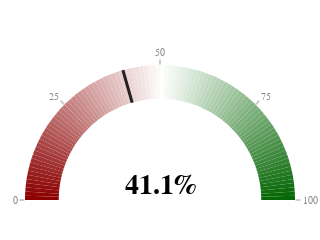

The notebook cell saved with this chart:
### Markdown cell above
### **Option 3: The "Risk Gauge" (The Headline)**
**Best for:** The Top of the Dashboard.
**Why:** Executives want to see the final number first. This shows the probability (0-100%) with color coding.

### Code cell
import plotly.graph_objects as go

def plot_success_gauge_micro_final_v3(trial_index, df_pillars):
    # 1. Get Data
    prob_fail = df_pillars.iloc[trial_index]['Risk Probability']
    prob_success = 1 - prob_fail
    score_val = prob_success * 100

    # --- 2. GENERATE COLOR GRADIENT ---
    steps = []
    c_min = (139, 0, 0)      # Dark Red
    c_mid = (255, 255, 255)  # White
    c_max = (0, 100, 0)      # Dark Green

    for i in range(100):
        if i < 50:
            ratio = i / 50
            r = int(c_min[0] + (c_mid[0] - c_min[0]) * ratio)
            g = int(c_min[1] + (c_mid[1] - c_min[1]) * ratio)
            b = int(c_min[2] + (c_mid[2] - c_min[2]) * ratio)
        else:
            ratio = (i - 50) / 50
            r = int(c_mid[0] + (c_max[0] - c_mid[0]) * ratio)
            g = int(c_mid[1] + (c_max[1] - c_mid[1]) * ratio)
            b = int(c_mid[2] + (c_max[2] - c_mid[2]) * ratio)
        steps.append({'range': [i, i+1], 'color': f"rgb({r},{g},{b})"})

    # --- 3. CREATE GAUGE ---
    fig = go.Figure(go.Indicator(
        mode = "gauge+number",
        value = score_val,

        # BIGGER NUMBER (Size 30)
        number = {
            'suffix': "%",
            'font': {'size': 28, 'color': 'black', 'family': 'Arial', 'weight': 'bold'}
        },

        domain = {'x': [0, 1], 'y': [0, 1]},
        gauge = {
            # REMOVED invalid 'thickness' property

            # Ticks (Light Gray at specific points)
            'axis': {
                'range': [0, 100],
                'tickmode': 'array',
                'tickvals': [0, 25, 50, 75, 100],
                'ticktext': ['0', '25', '50', '75', '100'],
                'tickcolor': "#cccccc", # Light marks
                'tickwidth': 2,
                'tickfont': {'size': 10, 'color': '#888'}
            },

            # Hide Needle (Transparent)
            'bar': {'color': "rgba(0,0,0,0)", 'thickness': 0},

            'bgcolor': "white",
            'borderwidth': 0,
            'steps': steps,

            # Marker Line (The "Cut")
            'threshold': {
                'line': {'color': "#222222", 'width': 3},
                'thickness': 1.0,
                'value': score_val
            }
        }
    ))

    # --- 4. LAYOUT ---
    fig.update_layout(
        width=210,
        height=140,
        # Margins: Top=35 to protect the "50" label
        margin=dict(l=25, r=25, t=35, b=10),
        paper_bgcolor='white',
        font={'family': "Arial"}
    )

    fig.show()

# Test
plot_success_gauge_micro_final_v3(0, df_pillars)

### Figure 1 — Plotly figure (JSON) as saved in the notebook; plotly's stock layout.template omitted (floating-point values rounded to 4 significant figures)
{"data": [{"domain": {"x": [0, 1], "y": [0, 1]}, "gauge": {"axis": {"range": [0, 100], "tickcolor": "#cccccc", "tickfont": {"color": "#888", "size": 10}, "tickmode": "array", "ticktext": ["0", "25", "50", "75", "100"], "tickvals": [0, 25, 50, 75, 100], "tickwidth": 2}, "bar": {"color": "rgba(0,0,0,0)", "thickness": 0}, "bgcolor": "white", "borderwidth": 0, "steps": [{"color": "rgb(139,0,0)", "range": [0, 1]}, {"color": "rgb(141,5,5)", "range": [1, 2]}, {"color": "rgb(143,10,10)", "range": [2, 3]}, {"color": "rgb(145,15,15)", "range": [3, 4]}, {"color": "rgb(148,20,20)", "range": [4, 5]}, {"color": "rgb(150,25,25)", "range": [5, 6]}, {"color": "rgb(152,30,30)", "range": [6, 7]}, {"color": "rgb(155,35,35)", "range": [7, 8]}, {"color": "rgb(157,40,40)", "range": [8, 9]}, {"color": "rgb(159,45,45)", "range": [9, 10]}, {"color": "rgb(162,51,51)", "range": [10, 11]}, {"color": "rgb(164,56,56)", "range": [11, 12]}, {"color": "rgb(166,61,61)", "range": [12, 13]}, {"color": "rgb(169,66,66)", "range": [13, 14]}, {"color": "rgb(171,71,71)", "range": [14, 15]}, {"color": "rgb(173,76,76)", "range": [15, 16]}, {"color": "rgb(176,81,81)", "range": [16, 17]}, {"color": "rgb(178,86,86)", "range": [17, 18]}, {"color": "rgb(180,91,91)", "range": [18, 19]}, {"color": "rgb(183,96,96)", "range": [19, 20]}, {"color": "rgb(185,102,102)", "range": [20, 21]}, {"color": "rgb(187,107,107)", "range": [21, 22]}, {"color": "rgb(190,112,112)", "range": [22, 23]}, {"color": "rgb(192,117,117)", "range": [23, 24]}, {"color": "rgb(194,122,122)", "range": [24, 25]}, {"color": "rgb(197,127,127)", "range": [25, 26]}, {"color": "rgb(199,132,132)", "range": [26, 27]}, {"color": "rgb(201,137,137)", "range": [27, 28]}, {"color": "rgb(203,142,142)", "range": [28, 29]}, {"color": "rgb(206,147,147)", "range": [29, 30]}, {"color": "rgb(208,153,153)", "range": [30, 31]}, {"color": "rgb(210,158,158)", "range": [31, 32]}, {"color": "rgb(213,163,163)", "range": [32, 33]}, {"color": "rgb(215,168,168)", "range": [33, 34]}, {"color": "rgb(217,173,173)", "range": [34, 35]}, {"color": "rgb(220,178,178)", "range": [35, 36]}, {"color": "rgb(222,183,183)", "range": [36, 37]}, {"color": "rgb(224,188,188)", "range": [37, 38]}, {"color": "rgb(227,193,193)", "range": [38, 39]}, {"color": "rgb(229,198,198)", "range": [39, 40]}, {"color": "rgb(231,204,204)", "range": [40, 41]}, {"color": "rgb(234,209,209)", "range": [41, 42]}, {"color": "rgb(236,214,214)", "range": [42, 43]}, {"color": "rgb(238,219,219)", "range": [43, 44]}, {"color": "rgb(241,224,224)", "range": [44, 45]}, {"color": "rgb(243,229,229)", "range": [45, 46]}, {"color": "rgb(245,234,234)", "range": [46, 47]}, {"color": "rgb(248,239,239)", "range": [47, 48]}, {"color": "rgb(250,244,244)", "range": [48, 49]}, {"color": "rgb(252,249,249)", "range": [49, 50]}, {"color": "rgb(255,255,255)", "range": [50, 51]}, {"color": "rgb(249,251,249)", "range": [51, 52]}, {"color": "rgb(244,248,244)", "range": [52, 53]}, {"color": "rgb(239,245,239)", "range": [53, 54]}, {"color": "rgb(234,242,234)", "range": [54, 55]}, {"color": "rgb(229,239,229)", "range": [55, 56]}, {"color": "rgb(224,236,224)", "range": [56, 57]}, {"color": "rgb(219,233,219)", "range": [57, 58]}, {"color": "rgb(214,230,214)", "range": [58, 59]}, {"color": "rgb(209,227,209)", "range": [59, 60]}, {"color": "rgb(204,224,204)", "range": [60, 61]}, {"color": "rgb(198,220,198)", "range": [61, 62]}, {"color": "rgb(193,217,193)", "range": [62, 63]}, {"color": "rgb(188,214,188)", "range": [63, 64]}, {"color": "rgb(183,211,183)", "range": [64, 65]}, {"color": "rgb(178,208,178)", "range": [65, 66]}, {"color": "rgb(173,205,173)", "range": [66, 67]}, {"color": "rgb(168,202,168)", "range": [67, 68]}, {"color": "rgb(163,199,163)", "range": [68, 69]}, {"color": "rgb(158,196,158)", "range": [69, 70]}, {"color": "rgb(153,193,153)", "range": [70, 71]}, {"color": "rgb(147,189,147)", "range": [71, 72]}, {"color": "rgb(142,186,142)", "range": [72, 73]}, {"color": "rgb(137,183,137)", "range": [73, 74]}, {"color": "rgb(132,180,132)", "range": [74, 75]}, {"color": "rgb(127,177,127)", "range": [75, 76]}, {"color": "rgb(122,174,122)", "range": [76, 77]}, {"color": "rgb(117,171,117)", "range": [77, 78]}, {"color": "rgb(112,168,112)", "range": [78, 79]}, {"color": "rgb(107,165,107)", "range": [79, 80]}, {"color": "rgb(102,162,102)", "range": [80, 81]}, {"color": "rgb(96,158,96)", "range": [81, 82]}, {"color": "rgb(91,155,91)", "range": [82, 83]}, {"color": "rgb(86,152,86)", "range": [83, 84]}, {"color": "rgb(81,149,81)", "range": [84, 85]}, {"color": "rgb(76,146,76)", "range": [85, 86]}, {"color": "rgb(71,143,71)", "range": [86, 87]}, {"color": "rgb(66,140,66)", "range": [87, 88]}, {"color": "rgb(61,137,61)", "range": [88, 89]}, {"color": "rgb(56,134,56)", "range": [89, 90]}, {"color": "rgb(51,131,51)", "range": [90, 91]}, {"color": "rgb(45,127,45)", "range": [91, 92]}, {"color": "rgb(40,124,40)", "range": [92, 93]}, {"color": "rgb(35,121,35)", "range": [93, 94]}, {"color": "rgb(30,118,30)", "range": [94, 95]}, {"color": "rgb(25,115,25)", "range": [95, 96]}, {"color": "rgb(20,112,20)", "range": [96, 97]}, {"color": "rgb(15,109,15)", "range": [97, 98]}, {"color": "rgb(10,106,10)", "range": [98, 99]}, {"color": "rgb(5,103,5)", "range": [99, 100]}], "threshold": {"line": {"color": "#222222", "width": 3}, "thickness": 1, "value": 41.14}}, "mode": "gauge+number", "number": {"font": {"color": "black", "family": "Arial", "size": 28, "weight": "bold"}, "suffix": "%"}, "type": "indicator", "value": 41.14}], "layout": {"font": {"family": "Arial"}, "height": 140, "margin": {"b": 10, "l": 25, "r": 25, "t": 35}, "paper_bgcolor": "white", "width": 210}}
